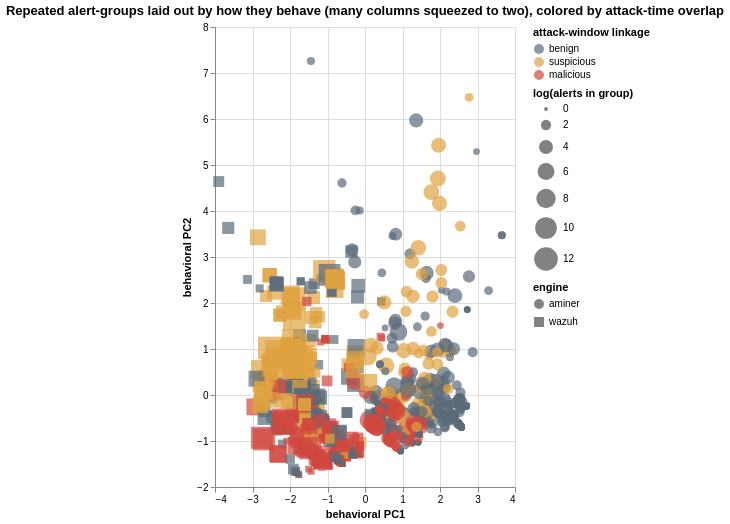

This figure's Vega-Lite source:
### Vega-Lite specification from a JSON file in a GitHub repository (floating-point values rounded to 4 significant figures; data arrays with more than 128 entries replaced by an {"elided": "..."} marker saying what was removed)
{"$schema": "https://vega.github.io/schema/vega-lite/v5.json", "width": "container", "height": 460, "title": "Repeated alert-groups laid out by how they behave (many columns squeezed to two), colored by attack-time overlap", "data": {"values": {"elided": "817 records"}}, "mark": {"type": "point", "filled": true, "opacity": 0.7}, "encoding": {"x": {"field": "pc1", "type": "quantitative", "title": "behavioral PC1"}, "y": {"field": "pc2", "type": "quantitative", "title": "behavioral PC2"}, "size": {"field": "log_count", "type": "quantitative", "title": "log(alerts in group)", "scale": {"range": [15, 600]}}, "shape": {"field": "engine", "type": "nominal", "title": "engine"}, "color": {"field": "severity", "type": "nominal", "title": "attack-window linkage", "scale": {"domain": ["benign", "suspicious", "malicious"], "range": ["#5b6b7a", "#e0a341", "#d2483f"]}}, "tooltip": [{"field": "signature"}, {"field": "engine"}, {"field": "count"}, {"field": "cluster"}, {"field": "severity"}]}}
